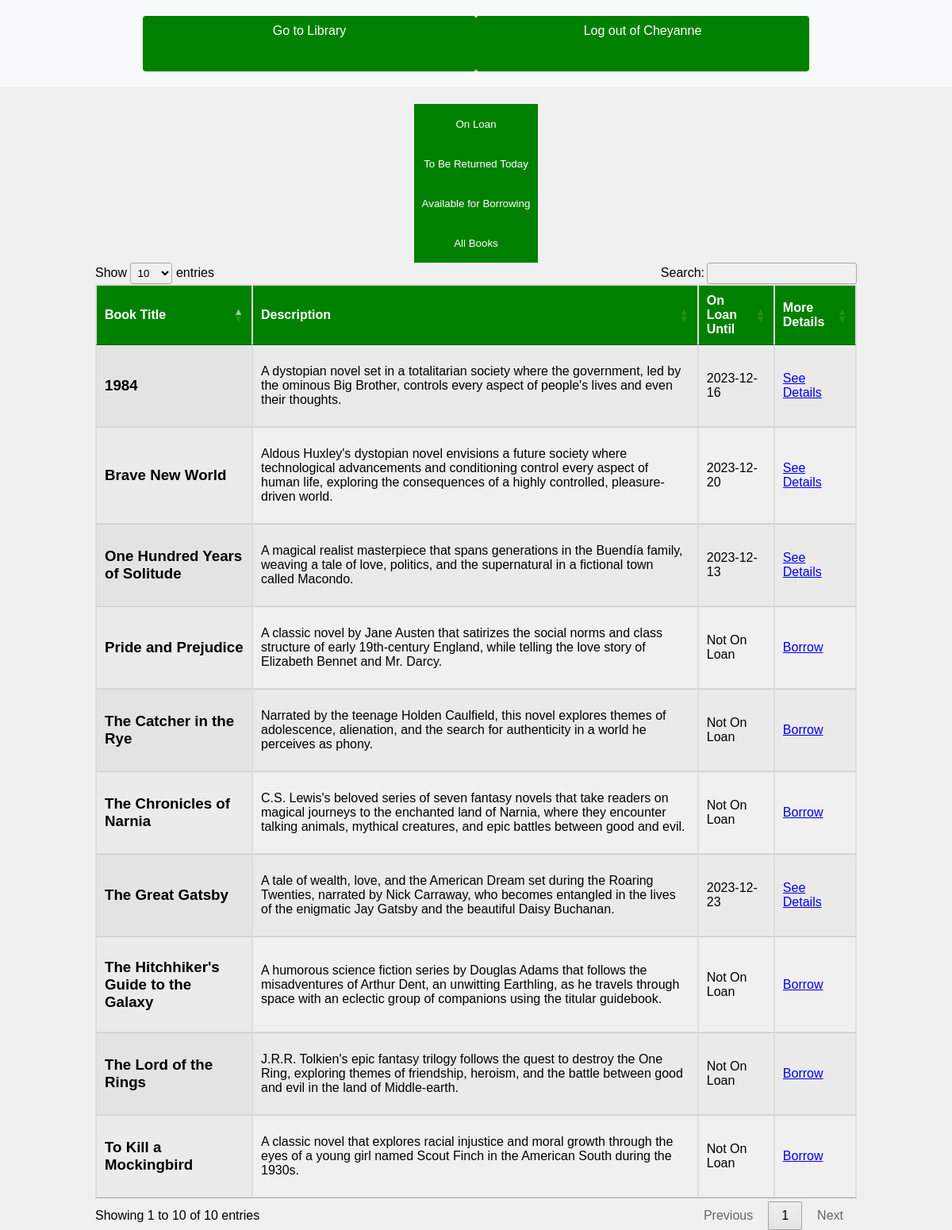
The app's page / (signed in) with its own data.
### tables this page shows
CREATE TABLE books (id INTEGER PRIMARY KEY, title TEXT, description TEXT, image_location TEXT);

### app.py (the view)
@app.route('/', methods=['POST', 'GET'])
def index():
	print(f'filter: {request.form.get("filter", "all")}')
	filter = request.form.get('filter', 'all')
	books = get_books(filter)
	return render_template('booktable.html', books=books)

### database.py (called while the page is built)
def get_books(filter: str) -> [dict]:
    if filter == 'available':
        return get_available_books()
    elif filter == 'loaned':
        return get_loaned_books()
    elif filter == 'returningToday':
        return get_returning_books()
    else:
        return get_all_books()

def get_all_books() -> [dict]:
    connect = sqlite3.connect('database.db')
    connect.row_factory = sqlite3.Row
    cursor = connect.cursor()
    cursor.execute("""
    SELECT
		b.title,
		b.description,
		CASE
			WHEN bl.end IS NOT NULL AND DATE('now') BETWEEN bl.start AND bl.end THEN date(bl.end)
			ELSE "Not On Loan"
		END AS on_loan_until,
		b.image_location,
		b.id AS bookid
    FROM
    books AS b
	LEFT JOIN
    (
        SELECT DISTINCT *
        FROM book_loans
        WHERE DATE('now') BETWEEN start AND end
    ) AS bl ON b.id = bl.book_id;""")
    rows = cursor.fetchall()
    books = [dict(row) for row in rows]
    connect.close()
    return books

### templates/booktable.html (shortened to what this page needs)
{% extends "index.html" %}
{% block head %}
		<link
			rel="stylesheet"
			type="text/css"
			href="https://cdn.datatables.net/1.10.25/css/jquery.dataTables.css"
		/>
{% endblock %}
{% block content %}
<div class="button-container">
	<form action="/" method="post">
		<button type="submit" name="filter" value="loaned">On Loan</button>
		<button type="submit" name="filter" value="returningToday">To Be Returned Today</button>
		<button type="submit" name="filter" value="available">Available for Borrowing</button>
		<button type="submit" name="filter" value="all">All Books</button>
	</form>
</div>
<table id="myTable" class="display">
	<thead>
		<tr>
			<th>Book Title</th>
			<th>Description</th>
			<th>On Loan Until</th>
			<th>More Details</th>
		</tr>
	</thead>
	<tbody>
		{% for book in books %}
		<tr>
			<td><h3>{{ book.title }}</h2></td>
			<td><p>{{ book.description }}</p></td>
			<td>{{ book.on_loan_until }}</td>
			<td>
			{% if book.on_loan_until == "Not On Loan" %}
				<a href="/book/{{ book.bookid }}">Borrow</a>
			{% else %}
				<a href="/book/{{ book.bookid }}">See Details</a>
			{% endif %}
			</td>
		</tr>
		{% endfor %}
	</tbody>
</table>
{% endblock %}

### static/css/main.css (style rules this page uses)
body { font-family: Arial, sans-serif; margin: 0; padding: 0; background-color: #f0f0f0; }
button { width: 100%; height: 50px; background-color: #008000; color: #fff; border: none; padding: 10px; cursor: pointer; display: flex; justify-content: center; align-items: center; }
.button-container { display: flex; justify-content: center; align-items: center; flex-direction: column; }
table { width: 100%; border-collapse: collapse; margin-top: 20px; }
table, th, td { border: 1px solid #ddd; }
th, td { padding: 15px; text-align: left; }
th { background-color: #008000; color: white; }
tr:nth-child(even) { background-color: #f2f2f2; }

### records on screen
books: title "To Kill a Mockingbird", description "A classic novel that explores racial injustice and moral growth through the eyes of a young girl named Scout Finch in the American South during the 1930s.", on_loan_until "Not On Loan"
books: title "1984", description "A dystopian novel set in a totalitarian society where the government, led by the ominous Big Brother, controls every aspect of people's lives and even their thoughts.", on_loan_until "2023-12-16"
books: title "The Great Gatsby", description "A tale of wealth, love, and the American Dream set during the Roaring Twenties, narrated by Nick Carraway, who becomes entangled in the lives of the enigmatic Jay Gatsby and the beautiful Daisy Buchanan.", on_loan_until "2023-12-23"
books: title "One Hundred Years of Solitude", description "A magical realist masterpiece that spans generations in the Buendía family, weaving a tale of love, politics, and the supernatural in a fictional town called Macondo.", on_loan_until "2023-12-13"
books: title "The Catcher in the Rye", description "Narrated by the teenage Holden Caulfield, this novel explores themes of adolescence, alienation, and the search for authenticity in a world he perceives as phony.", on_loan_until "Not On Loan"
books: title "Pride and Prejudice", description "A classic novel by Jane Austen that satirizes the social norms and class structure of early 19th-century England, while telling the love story of Elizabeth Bennet and Mr. Darcy.", on_loan_until "Not On Loan"
books: title "The Lord of the Rings", description "J.R.R. Tolkien's epic fantasy trilogy follows the quest to destroy the One Ring, exploring themes of friendship, heroism, and the battle between good and evil in the land of Middle-earth.", on_loan_until "Not On Loan"
books: title "The Chronicles of Narnia", description "C.S. Lewis's beloved series of seven fantasy novels that take readers on magical journeys to the enchanted land of Narnia, where they encounter talking animals, mythical creatures, and epic battles between good and evil.", on_loan_until "Not On Loan"
books: title "Brave New World", description "Aldous Huxley's dystopian novel envisions a future society where technological advancements and conditioning control every aspect of human life, exploring the consequences of a highly controlled, pleasure-driven world.", on_loan_until "2023-12-20"
books: title "The Hitchhiker's Guide to the Galaxy", description "A humorous science fiction series by Douglas Adams that follows the misadventures of Arthur Dent, an unwitting Earthling, as he travels through space with an eclectic group of companions using the titular guidebook.", on_loan_until "Not On Loan"

### other values on screen
{{ session['user']['first_name'] }} "Cheyanne"
